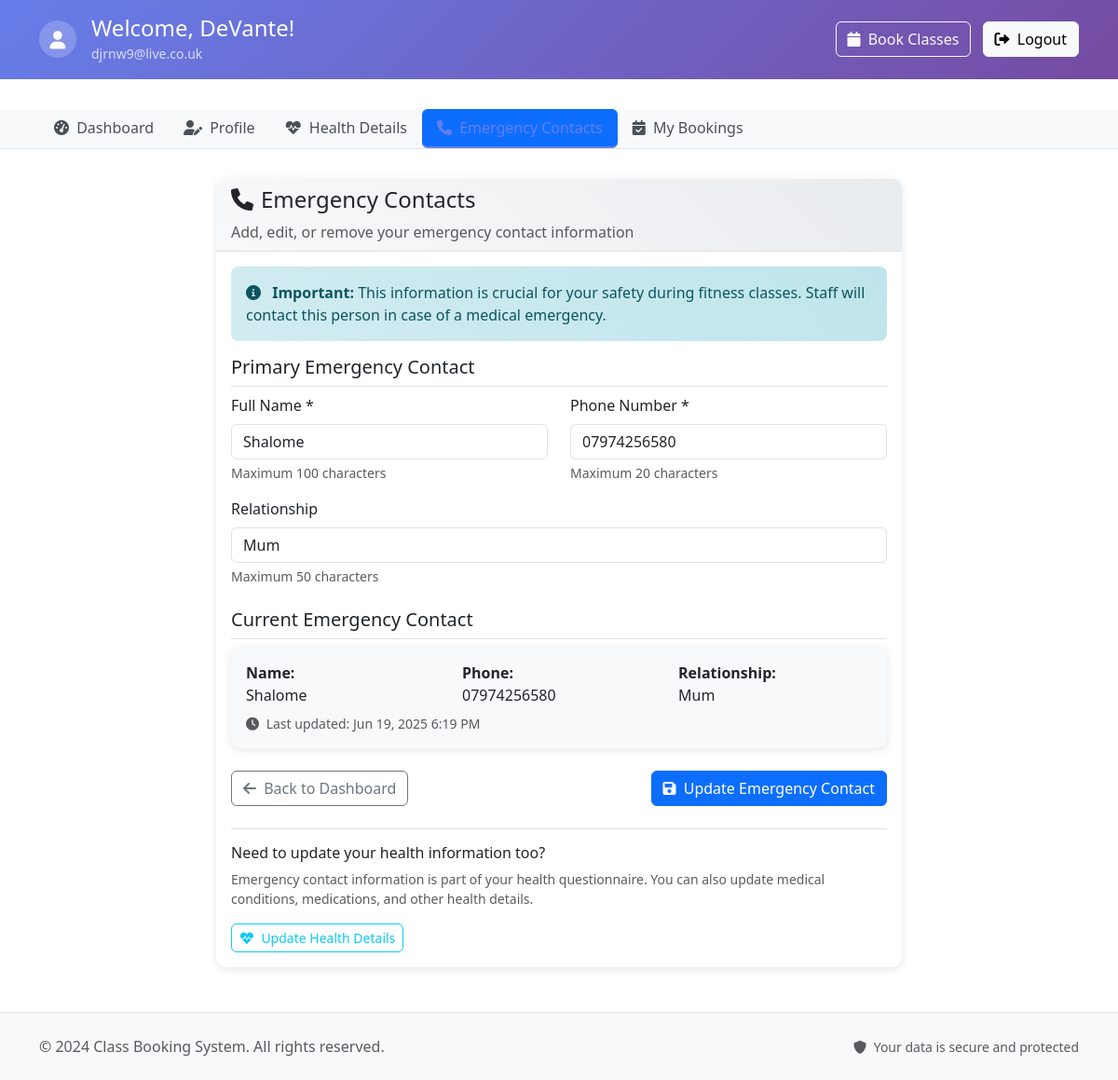
/public/user/emergency.php (signed in), run on the app's committed database.
### tables this page shows
CREATE TABLE `users` (
  `id` int(11) NOT NULL AUTO_INCREMENT,
  `first_name` varchar(50) NOT NULL,
  `last_name` varchar(50) NOT NULL,
  `email` varchar(100) NOT NULL,
  `password_hash` varchar(255) NOT NULL,
  `phone` varchar(20) DEFAULT NULL,
  `date_of_birth` date DEFAULT NULL,
  `gender` enum('male','female','other','prefer_not_to_say') DEFAULT NULL,
  `health_questionnaire` longtext DEFAULT NULL CHECK (json_valid(`health_questionnaire`)),
  `created_at` timestamp NOT NULL DEFAULT current_timestamp(),
  `updated_at` timestamp NOT NULL DEFAULT current_timestamp() ON UPDATE current_timestamp(),
  `status` enum('active','inactive','suspended') DEFAULT 'active',
  `free_trial_used` tinyint(1) DEFAULT 0,
  PRIMARY KEY (`id`),
  UNIQUE KEY `email` (`email`),
  KEY `idx_users_email` (`email`),
  KEY `idx_users_status` (`status`),
  KEY `idx_users_dob` (`date_of_birth`),
  KEY `idx_users_free_trial` (`free_trial_used`)
);

### public/user/emergency.php (the view, shortened to what this page needs)
<?php
include 'header.php';
try {
    $pdo = connectUserDB();
    $stmt = $pdo->prepare("SELECT health_questionnaire FROM users WHERE id = ?");
    $stmt->execute([$userInfo['id']]);
    $result = $stmt->fetch();
    $healthData = [];
    if ($result && !empty($result['health_questionnaire'])) {
        $healthData = json_decode($result['health_questionnaire'], true) ?? [];
    }
} catch (Exception $e) {
    error_log('Emergency contact data error: ' . $e->getMessage());
    $healthData = [];
}
?>
<div class="row">
    <div class="col-lg-8 mx-auto">
        <div class="card">
            <div class="card-header">
                <h4><i class="fas fa-phone me-2"></i>Emergency Contacts</h4>
                <p class="mb-0 text-muted">Add, edit, or remove your emergency contact information</p>
            </div>
            <div class="card-body">
                <div class="alert alert-info">
                    <i class="fas fa-info-circle me-2"></i>
                    <strong>Important:</strong> This information is crucial for your safety during fitness classes.
                    Staff will contact this person in case of a medical emergency.
                </div>
                <form method="POST">
                    <div class="mb-4">
                        <h5 class="border-bottom pb-2">Primary Emergency Contact</h5>
                        <div class="row">
                            <div class="col-md-6 mb-3">
                                <label for="emergency_contact_name" class="form-label">Full Name *</label>
                                <input type="text" class="form-control" id="emergency_contact_name"
                                       name="emergency_contact_name"
                                       value="<?php echo htmlspecialchars($healthData['emergency_contact_name'] ?? ''); ?>"
                                       maxlength="100" required>
                                <div class="form-text">Maximum 100 characters</div>
                            </div>
                            <div class="col-md-6 mb-3">
                                <label for="emergency_contact_phone" class="form-label">Phone Number *</label>
                                <input type="tel" class="form-control" id="emergency_contact_phone"
                                       name="emergency_contact_phone"
                                       value="<?php echo htmlspecialchars($healthData['emergency_contact_phone'] ?? ''); ?>"
                                       maxlength="20" required>
                                <div class="form-text">Maximum 20 characters</div>
                            </div>
                        </div>
                        <div class="mb-3">
                            <label for="emergency_contact_relationship" class="form-label">Relationship</label>
                            <input type="text" class="form-control" id="emergency_contact_relationship"
                                   name="emergency_contact_relationship"
                                   value="<?php echo htmlspecialchars($healthData['emergency_contact_relationship'] ?? ''); ?>"
                                   placeholder="e.g., Parent, Spouse, Friend, Sibling" maxlength="50">
                            <div class="form-text">Maximum 50 characters</div>
                        </div>
                    </div>
                    <?php if (!empty($healthData['emergency_contact_name']) || !empty($healthData['emergency_contact_phone'])): ?>
                    <div class="mb-4">
                        <h5 class="border-bottom pb-2">Current Emergency Contact</h5>
                        <div class="card bg-light">
                            <div class="card-body">
                                <div class="row">
                                    <div class="col-md-4">
                                        <strong>Name:</strong><br>
                                        <?php echo htmlspecialchars($healthData['emergency_contact_name'] ?? 'Not provided'); ?>
                                    </div>
                                    <div class="col-md-4">
                                        <strong>Phone:</strong><br>
                                        <?php echo htmlspecialchars($healthData['emergency_contact_phone'] ?? 'Not provided'); ?>
                                    </div>
                                    <div class="col-md-4">
                                        <strong>Relationship:</strong><br>
                                        <?php echo htmlspecialchars($healthData['emergency_contact_relationship'] ?? 'Not specified'); ?>
                                    </div>
                                </div>
                                <?php if (!empty($healthData['updated_at'])): ?>
                                <div class="mt-2 text-muted small">
                                    <i class="fas fa-clock me-1"></i>
                                    Last updated: <?php echo date('M j, Y g:i A', strtotime($healthData['updated_at'])); ?>
                                </div>
                                <?php endif; ?>
                            </div>
                        </div>
                    </div>
                    <?php endif; ?>
                    <div class="d-flex justify-content-between">
                        <a href="dashboard.php" class="btn btn-outline-secondary">
                            <i class="fas fa-arrow-left me-1"></i> Back to Dashboard
                        </a>
                        <button type="submit" class="btn btn-primary">
                            <i class="fas fa-save me-1"></i> Update Emergency Contact
                        </button>
                    </div>
                </form>
                <div class="mt-4 pt-3 border-top">
                    <h6>Need to update your health information too?</h6>
                    <p class="text-muted small">
                        Emergency contact information is part of your health questionnaire.
                        You can also update medical conditions, medications, and other health details.
                    </p>
                    <a href="health.php" class="btn btn-outline-info btn-sm">
                        <i class="fas fa-heartbeat me-1"></i> Update Health Details
                    </a>
                </div>
            </div>
        </div>
    </div>
</div>
<?php include 'footer.php'; ?>

### assets/css/custom.css (style rules this page uses)
.btn { border-radius: 6px; font-weight: 500; }
.card { border: none; box-shadow: 0 2px 10px rgba(0, 0, 0, 0.1); border-radius: 10px; }
.card-header { background: linear-gradient(45deg, #f8f9fa, #e9ecef); border-bottom: 1px solid #dee2e6; border-radius: 10px 10px 0 0 !important; }
.alert { border: none; border-radius: 8px; font-weight: 500; }
.alert-info { background: linear-gradient(45deg, #d1ecf1, #bee5eb); color: #0c5460; }

### data on the page
users: emergency_contact_name "Shalome", emergency_contact_phone "07974256580", emergency_contact_relationship "Mum", health_questionnaire "Shalome", health_questionnaire "07974256580", health_questionnaire "Mum", health_questionnaire "Jun 19, 2025 6:19 PM"

### other printed values
$userInfo['first_name'] "DeVante"
$userInfo['email'] "djrnw9@live.co.uk"
